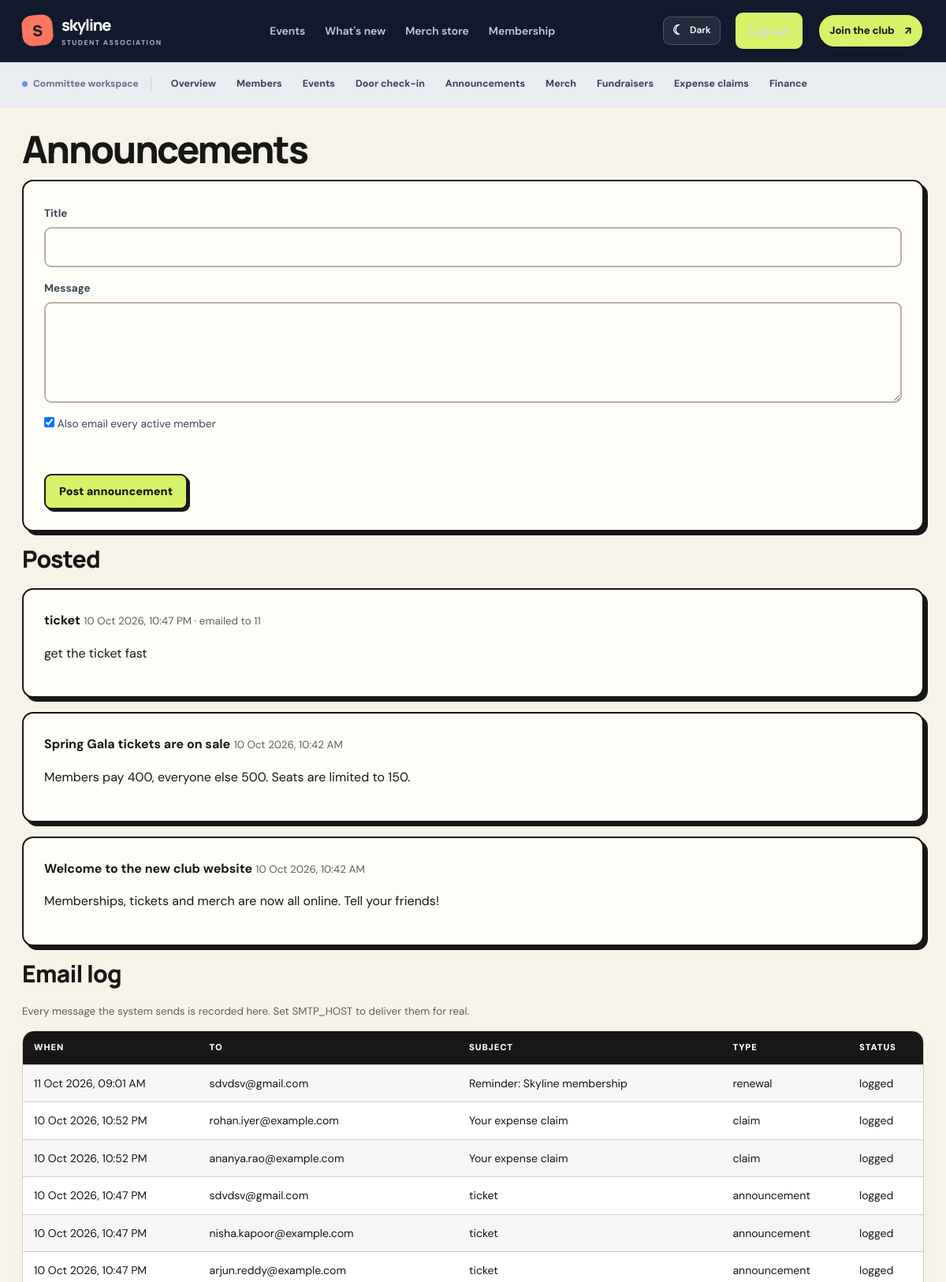
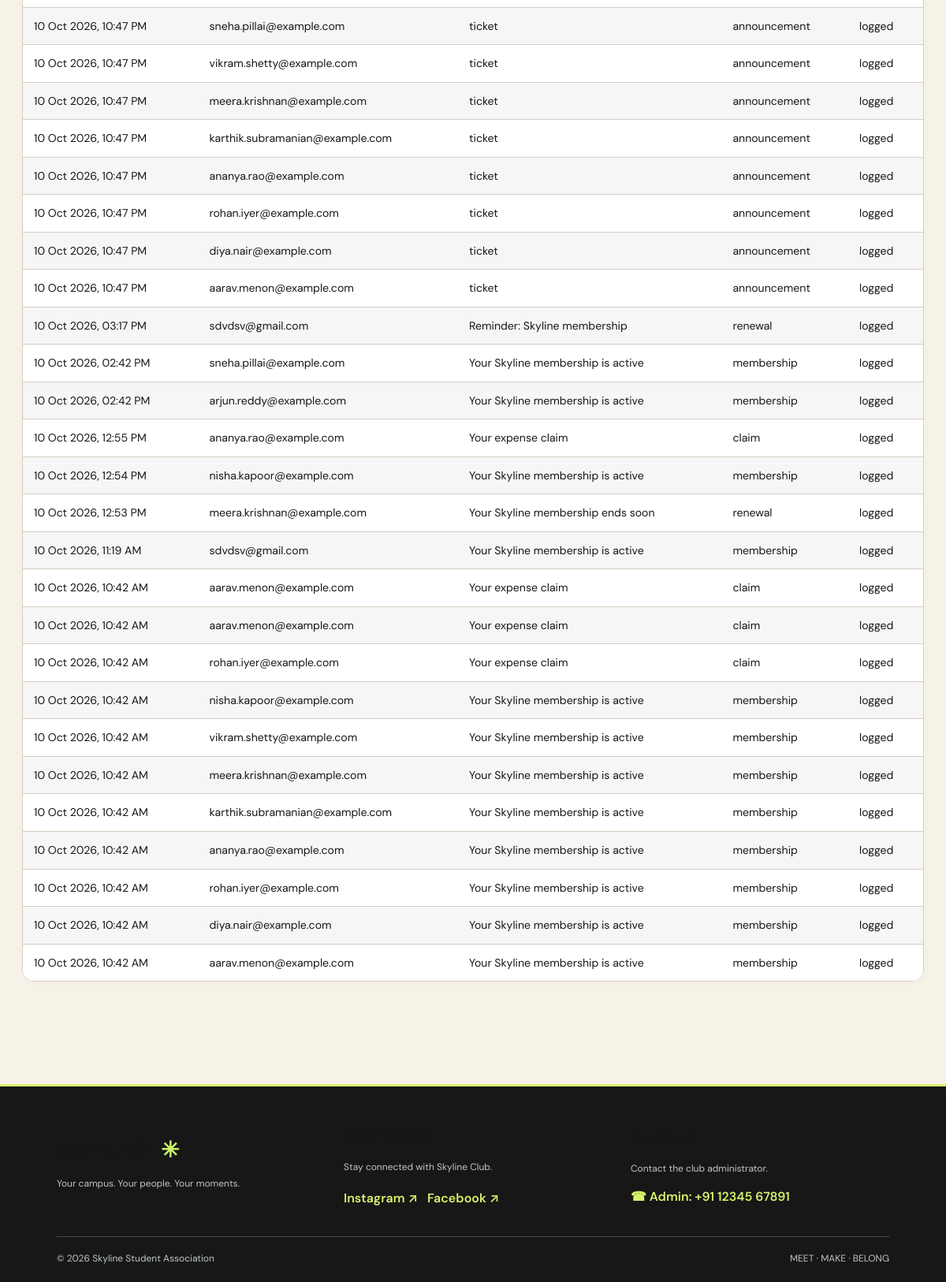
The page /admin/announcements (signed in) on the database its author committed (2 pictures, top to bottom).
### tables this page shows
CREATE TABLE announcements (
    id INTEGER PRIMARY KEY,
    title TEXT NOT NULL,
    body TEXT NOT NULL,
    created_at TEXT NOT NULL,
    emailed INTEGER NOT NULL DEFAULT 0
);

CREATE TABLE outbox (
    id INTEGER PRIMARY KEY,
    to_email TEXT NOT NULL,
    subject TEXT NOT NULL,
    body TEXT NOT NULL,
    kind TEXT NOT NULL,
    created_at TEXT NOT NULL,
    status TEXT NOT NULL
);

### app.py (the view, shortened to what this page needs)
@app.route('/admin/announcements', methods=['GET', 'POST'])
@admin_required
def admin_announcements():
    return render_template('admin_announcements.html', posts=query('SELECT * FROM announcements ORDER BY id DESC'),
                           outbox=query('SELECT * FROM outbox ORDER BY id DESC LIMIT 40'))

### app.py (called while the page is built)
@app.context_processor
def inject_csrf_token():
    from flask_wtf.csrf import generate_csrf
    return {"csrf_token": generate_csrf}

@app.template_filter('pretty')
def pretty_filter(value):
    if not value:
        return ''
    try:
        parsed = datetime.fromisoformat(value)
    except ValueError:
        return value
    if 'T' in value or ' ' in value:
        return parsed.strftime('%d %b %Y, %I:%M %p')
    return parsed.strftime('%d %b %Y')

@app.context_processor
def inject_globals():
    return {'is_admin': bool(session.get('admin')), 'status_of': member_status}

def admin_required(view):
    @wraps(view)
    def wrapper(*args, **kwargs):
        if not session.get('admin'):
            return redirect(url_for('login', next=request.full_path.rstrip('?')))
        return view(*args, **kwargs)
    return wrapper

### db.py (called while the page is built)
def get_db():
    if 'db' not in g:
        g.db = sqlite3.connect(DB_PATH)
        g.db.row_factory = sqlite3.Row
        g.db.execute('PRAGMA foreign_keys = ON')
    return g.db

def query(sql, args=(), one=False):
    cur = get_db().execute(sql, args)
    rows = cur.fetchall()
    cur.close()
    if one:
        return rows[0] if rows else None
    return rows

### templates/admin_announcements.html (shortened to what this page needs)
{% extends 'base.html' %}
{% block content %}
<h1>Announcements</h1>
<form method="post" class="card">
  <label>Title</label><input name="title" required>
  <label>Message</label><textarea name="body" rows="4" required></textarea>
  <label style="font-weight:400"><input type="checkbox" name="email_members" value="1" checked> Also email every active member</label><br>
  <button type="submit">Post announcement</button>
</form>
<h2>Posted</h2>
{% for p in posts %}<div class="card"><strong>{{ p.title }}</strong> <span class="muted">{{ p.created_at|pretty }}{% if p.emailed %} · emailed to {{ p.emailed }}{% endif %}</span><p style="white-space:pre-line">{{ p.body }}</p></div>
{% else %}<p class="muted">Nothing posted yet.</p>{% endfor %}
<h2>Email log</h2>
<p class="muted">Every message the system sends is recorded here. Set SMTP_HOST to deliver them for real.</p>
<div class="table-wrap"><table>
  <tr><th>When</th><th>To</th><th>Subject</th><th>Type</th><th>Status</th></tr>
  {% for o in outbox %}<tr><td>{{ o.created_at|pretty }}</td><td>{{ o.to_email }}</td><td>{{ o.subject }}</td><td>{{ o.kind }}</td><td>{{ o.status }}</td></tr>
  {% else %}<tr><td colspan="5" class="muted">No emails yet.</td></tr>{% endfor %}
</table></div>
{% endblock %}

### rows shown on the page
announcements: title "ticket", created_at|pretty "10 Oct 2026, 10:47 PM", emailed "11", body "get the ticket fast"
announcements: title "Spring Gala tickets are on sale", created_at|pretty "10 Oct 2026, 10:42 AM", body "Members pay 400, everyone else 500. Seats are limited to 150."
announcements: title "Welcome to the new club website", created_at|pretty "10 Oct 2026, 10:42 AM", body "Memberships, tickets and merch are now all online. Tell your friends!"
outbox: created_at|pretty "11 Oct 2026, 09:01 AM", to_email "sdvdsv@gmail.com", subject "Reminder: Skyline membership", kind "renewal", status "logged"
outbox: created_at|pretty "10 Oct 2026, 10:52 PM", to_email "rohan.iyer@example.com", subject "Your expense claim", kind "claim", status "logged"
outbox: created_at|pretty "10 Oct 2026, 10:52 PM", to_email "ananya.rao@example.com", subject "Your expense claim", kind "claim", status "logged"
outbox: created_at|pretty "10 Oct 2026, 10:47 PM", to_email "sdvdsv@gmail.com", subject "ticket", kind "announcement", status "logged"
outbox: created_at|pretty "10 Oct 2026, 10:47 PM", to_email "nisha.kapoor@example.com", subject "ticket", kind "announcement", status "logged"
outbox: created_at|pretty "10 Oct 2026, 10:47 PM", to_email "arjun.reddy@example.com", subject "ticket", kind "announcement", status "logged"
outbox: created_at|pretty "10 Oct 2026, 10:47 PM", to_email "sneha.pillai@example.com", subject "ticket", kind "announcement", status "logged"
outbox: created_at|pretty "10 Oct 2026, 10:47 PM", to_email "vikram.shetty@example.com", subject "ticket", kind "announcement", status "logged"
outbox: created_at|pretty "10 Oct 2026, 10:47 PM", to_email "meera.krishnan@example.com", subject "ticket", kind "announcement", status "logged"
outbox: created_at|pretty "10 Oct 2026, 10:47 PM", to_email "karthik.subramanian@example.com", subject "ticket", kind "announcement", status "logged"
outbox: created_at|pretty "10 Oct 2026, 10:47 PM", to_email "ananya.rao@example.com", subject "ticket", kind "announcement", status "logged"
outbox: created_at|pretty "10 Oct 2026, 10:47 PM", to_email "rohan.iyer@example.com", subject "ticket", kind "announcement", status "logged"
outbox: created_at|pretty "10 Oct 2026, 10:47 PM", to_email "diya.nair@example.com", subject "ticket", kind "announcement", status "logged"
outbox: created_at|pretty "10 Oct 2026, 10:47 PM", to_email "aarav.menon@example.com", subject "ticket", kind "announcement", status "logged"
outbox: created_at|pretty "10 Oct 2026, 03:17 PM", to_email "sdvdsv@gmail.com", subject "Reminder: Skyline membership", kind "renewal", status "logged"
outbox: created_at|pretty "10 Oct 2026, 02:42 PM", to_email "sneha.pillai@example.com", subject "Your Skyline membership is active", kind "membership", status "logged"
outbox: created_at|pretty "10 Oct 2026, 02:42 PM", to_email "arjun.reddy@example.com", subject "Your Skyline membership is active", kind "membership", status "logged"
outbox: created_at|pretty "10 Oct 2026, 12:55 PM", to_email "ananya.rao@example.com", subject "Your expense claim", kind "claim", status "logged"
outbox: created_at|pretty "10 Oct 2026, 12:54 PM", to_email "nisha.kapoor@example.com", subject "Your Skyline membership is active", kind "membership", status "logged"
outbox: created_at|pretty "10 Oct 2026, 12:53 PM", to_email "meera.krishnan@example.com", subject "Your Skyline membership ends soon", kind "renewal", status "logged"
outbox: created_at|pretty "10 Oct 2026, 11:19 AM", to_email "sdvdsv@gmail.com", subject "Your Skyline membership is active", kind "membership", status "logged"
outbox: created_at|pretty "10 Oct 2026, 10:42 AM", to_email "aarav.menon@example.com", subject "Your expense claim", kind "claim", status "logged"
outbox: created_at|pretty "10 Oct 2026, 10:42 AM", to_email "aarav.menon@example.com", subject "Your expense claim", kind "claim", status "logged"
outbox: created_at|pretty "10 Oct 2026, 10:42 AM", to_email "rohan.iyer@example.com", subject "Your expense claim", kind "claim", status "logged"
outbox: created_at|pretty "10 Oct 2026, 10:42 AM", to_email "nisha.kapoor@example.com", subject "Your Skyline membership is active", kind "membership", status "logged"
outbox: created_at|pretty "10 Oct 2026, 10:42 AM", to_email "vikram.shetty@example.com", subject "Your Skyline membership is active", kind "membership", status "logged"
outbox: created_at|pretty "10 Oct 2026, 10:42 AM", to_email "meera.krishnan@example.com", subject "Your Skyline membership is active", kind "membership", status "logged"
outbox: created_at|pretty "10 Oct 2026, 10:42 AM", to_email "karthik.subramanian@example.com", subject "Your Skyline membership is active", kind "membership", status "logged"
outbox: created_at|pretty "10 Oct 2026, 10:42 AM", to_email "ananya.rao@example.com", subject "Your Skyline membership is active", kind "membership", status "logged"
outbox: created_at|pretty "10 Oct 2026, 10:42 AM", to_email "rohan.iyer@example.com", subject "Your Skyline membership is active", kind "membership", status "logged"
outbox: created_at|pretty "10 Oct 2026, 10:42 AM", to_email "diya.nair@example.com", subject "Your Skyline membership is active", kind "membership", status "logged"
outbox: created_at|pretty "10 Oct 2026, 10:42 AM", to_email "aarav.menon@example.com", subject "Your Skyline membership is active", kind "membership", status "logged"
